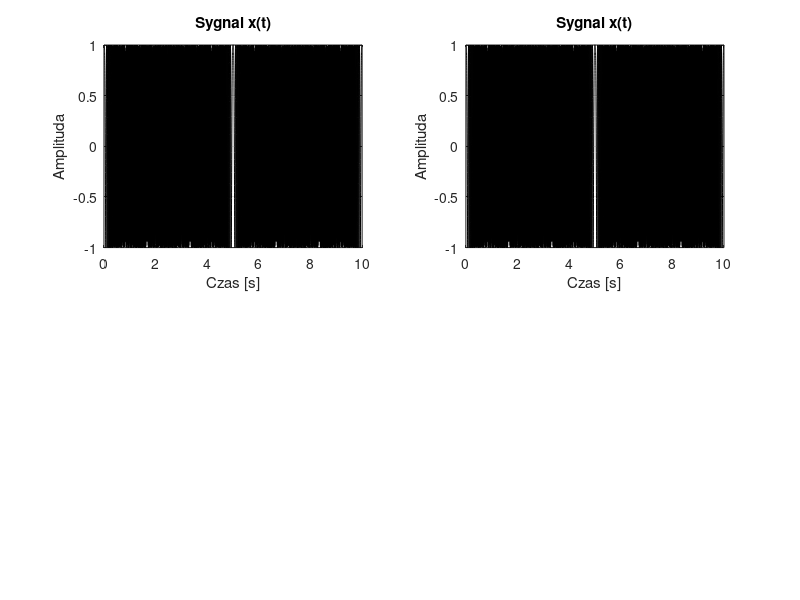

Recreate this plot in MATLAB. (Note: this script raises an error after producing the figure.)
% cps_01_sinus.m
clear all; close all;
fpr=1000; Nx=10*fpr;                % parametry: czestotliwosc probkowania, liczba probek
dt = 1/fpr;                         % okres probkowania
n = 0 : Nx-1;                       % numery probek
t = dt*n;                           % chwile probkowania
A1=1; f1=1; p1=0;                    % sinusoida: amplituda, czestotliwosc, faza
%x1 = A1*sin(2*pi*f1 *t+p1);         % pierwszy skladnik sygnalu
df=200;
%x1 = A1*sin(2*pi*f1*df*t.^2 + p1);
x1=cos(2*pi*(0*t+0.5*df*t.^2));

kol = 'k-';

subplot(2,2,1);
plot(t,x1,kol); grid; title('Sygnal x(t)'); xlabel('Czas [s]'); ylabel('Amplituda');
subplot(2,2,2);
plot(t,x1,kol); grid; title('Sygnal x(t)'); xlabel('Czas [s]'); ylabel('Amplituda');
spectrogram(x1,256,256-64,512,fpr);
pause();

%Zapoznaj si˛e z kształtem sygnału. Wytłumacz dlaczego
%powtarza si˛e on okresowo: przecie˙z cz˛estotliwo´s´c 
%synału jest inna, coraz wi˛eksza.

%ponieważ sygnał zwiększa swoją częstotliwość
%ale nie ma ustalonej granicy
%więc bardzo szybko wykracza poza nasz zakres "probkowania"
%dla naszego próbkowania 1000Hz
%granica sygnału to 200Hz
%więc już po 2.5 sekundach sygnał staje sie nierozróżnialny

fpr=8000; Nx=10*fpr;
dt = 1/fpr;
n = 0 : Nx-1;
t = dt*n;
A1=1; f1=1; p1=0;
df=2000;
x1=cos(2*pi*(0*t+0.5*df*t.^2));

subplot(2,2,3);
plot(t,x1,kol); grid; title('Sygnal x(t)'); xlabel('Czas [s]'); ylabel('Amplituda');
pause();
sound(x1,fpr);
pause();
subplot(2,2,4);
plot(t,x1,kol); grid; title('Sygnal x(t)'); xlabel('Czas [s]'); ylabel('Amplituda');
spectrogram(x1,256,256-64,512,fpr);


%w tym przypadku fpr=8000Hz
%czyli granica rozróżnialności to 4000Hz
%a zmiana df=2000Hz - wiec
%sygnal stanie sie nie rozroznialny po 2 sekundach
%na wykresie widzimy wyraźne "przerwy" wlasnie w 4 i 8 sekundzie
%po odsluchaniu słychać że sygnał "rośnie" przez 2 sekudny
%a później "maleje" przez kolejne dwie (dalej sygnał się zapętla)

%Wywołaj funkcj˛e Matlaba: spectrogram(x,256,256-64,512,fpr),
% która pokazuje zmian˛e cz˛estotliwo´sci sygnału 
% w czasie. Czy zgadzasz sie˛ ze zmiennos´cia˛
% cze˛stotliwos´ci na rysunku? Przeciez˙ 
% sam wygenerowałes´ sygnał i wiesz jaka ona jest 
% w ka˙zdej chwili!

%jeżelibyśmy zwiększyli częstotliwość próbkowania
%dla pierwszego sygnału do 4000Hz
%dla drugiego sygnału do 40kHz
%to na spektogramie zobaczybyśmy przekątną

%linia ze spektogramu przedstawia chwilą częstotliwość
%sygnału zmierzonego, dlatego przy pierwszym sygnale
%"odbija się" co 2.5 sekundy
%a w przypadku drugiego co 2 sekundy
